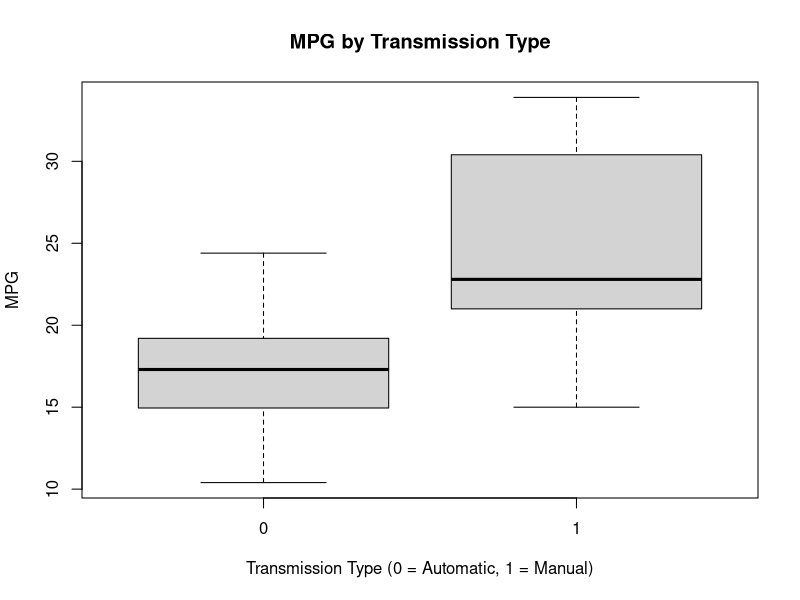
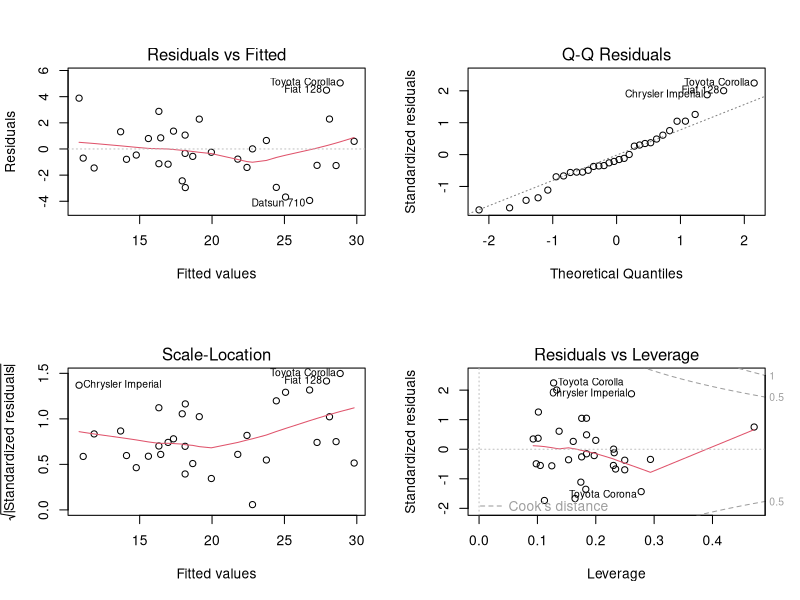

The R script that drew these images, in order:
## ---- chunk 1
library(ggplot2)
data(mtcars)
head(mtcars, n=3)
dim(mtcars)
mtcars$cyl <- as.factor(mtcars$cyl)
mtcars$vs <- as.factor(mtcars$vs)
mtcars$am <- factor(mtcars$am)
mtcars$gear <- factor(mtcars$gear)
mtcars$carb <- factor(mtcars$carb)
attach(mtcars)
## ---- chunk 2
testResults <- t.test(mpg ~ am)
testResults$p.value
## ---- chunk 3
testResults$estimate
## ---- chunk 4
fullModelFit <- lm(mpg ~ ., data = mtcars)
summary(fullModelFit)  
summary(fullModelFit)$coeff  
## ---- chunk 5
stepFit <- step(fullModelFit)
summary(stepFit) 
summary(stepFit)$coeff 
## ---- chunk 6
sum((abs(dfbetas(stepFit)))>1)
## ---- chunk 7
  boxplot(mpg ~ am, 
          xlab="Transmission Type (0 = Automatic, 1 = Manual)", 
          ylab="MPG",
          main="MPG by Transmission Type")
## ---- chunk 8
par(mfrow = c(2, 2))
plot(stepFit)
